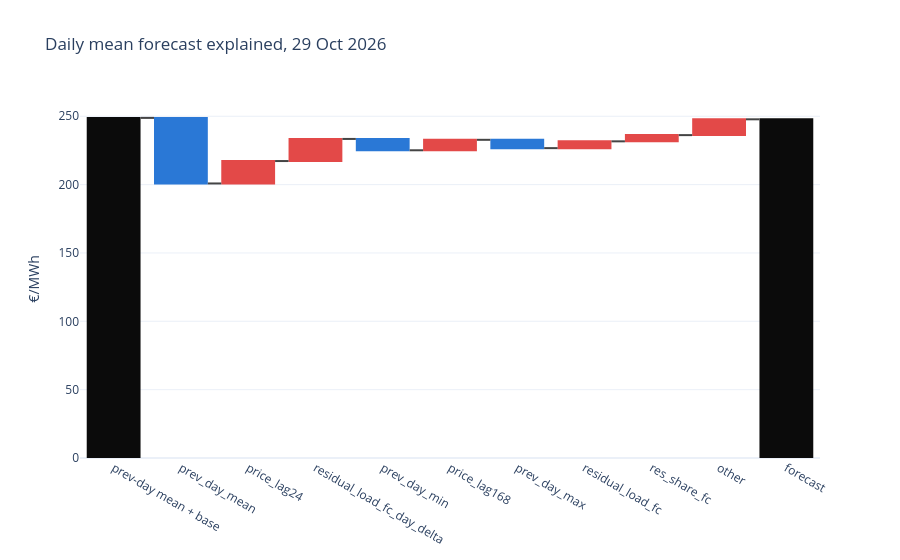

This figure's notebook cell:
### Code cell
plots.shap_day(shap, list(cfg.features), expensive)

### Figure 1 — Plotly figure (JSON) as saved in the notebook; plotly's stock layout.template omitted (floating-point values rounded to 4 significant figures)
{"data": [{"decreasing": {"marker": {"color": "#2a78d6"}}, "hovertemplate": "%{x}: %{y:.1f} €/MWh<extra></extra>", "increasing": {"marker": {"color": "#e34948"}}, "measure": ["absolute", "relative", "relative", "relative", "relative", "relative", "relative", "relative", "relative", "relative", "total"], "totals": {"marker": {"color": "#0b0b0b"}}, "type": "waterfall", "x": ["prev-day mean + base", "prev_day_mean", "price_lag24", "residual_load_fc_day_delta", "prev_day_min", "price_lag168", "prev_day_max", "residual_load_fc", "res_share_fc", "other", "forecast"], "y": [248.8, -47.96, 16.4, 16.17, -8.297, 7.661, -6.085, 4.967, 4.547, 11.57, 0]}], "layout": {"title": {"text": "Daily mean forecast explained, 29 Oct 2026"}, "yaxis": {"title": {"text": "€/MWh"}}}}
